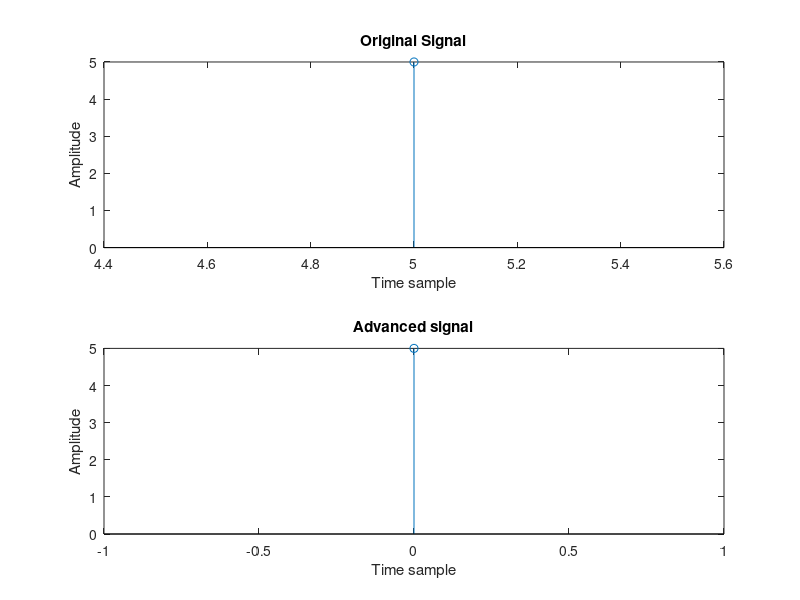

This chart was generated by the following MATLAB code:
clc;
close all;
clear all;
n1=input('Enter the required amount of shift: ');
n=input('Enter time indices: ');
x=input('Enter the signal sequence: ');
subplot(2,1,1);
stem(n,x);
xlabel('Time sample');
ylabel('Amplitude');
title('Original Signal');
m=n-n1;
subplot(2,1,2);
stem(m,x);
xlabel('Time sample');
ylabel('Amplitude');
title('Advanced signal');
%Lab 09:Advancing a discrete signal